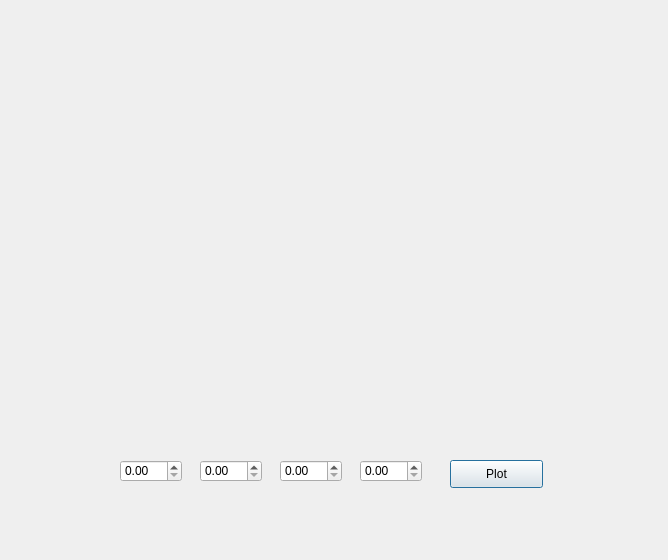
<?xml version="1.0" encoding="UTF-8"?>
<ui version="4.0">
 <class>Dialog6</class>
 <widget class="QDialog" name="Dialog6">
  <property name="geometry">
   <rect>
    <x>0</x>
    <y>0</y>
    <width>668</width>
    <height>560</height>
   </rect>
  </property>
  <property name="windowTitle">
   <string>Dialog</string>
  </property>
  <widget class="PieChartWidget" name="widget" native="true">
   <property name="geometry">
    <rect>
     <x>140</x>
     <y>80</y>
     <width>361</width>
     <height>311</height>
    </rect>
   </property>
  </widget>
  <widget class="QDoubleSpinBox" name="a_2">
   <property name="geometry">
    <rect>
     <x>200</x>
     <y>460</y>
     <width>62</width>
     <height>22</height>
    </rect>
   </property>
  </widget>
  <widget class="QDoubleSpinBox" name="a_3">
   <property name="geometry">
    <rect>
     <x>280</x>
     <y>460</y>
     <width>62</width>
     <height>22</height>
    </rect>
   </property>
  </widget>
  <widget class="QPushButton" name="plot_btn">
   <property name="geometry">
    <rect>
     <x>450</x>
     <y>460</y>
     <width>93</width>
     <height>28</height>
    </rect>
   </property>
   <property name="text">
    <string>Plot</string>
   </property>
  </widget>
  <widget class="QDoubleSpinBox" name="a_4">
   <property name="geometry">
    <rect>
     <x>360</x>
     <y>460</y>
     <width>62</width>
     <height>22</height>
    </rect>
   </property>
  </widget>
  <widget class="QDoubleSpinBox" name="a_1">
   <property name="geometry">
    <rect>
     <x>120</x>
     <y>460</y>
     <width>62</width>
     <height>22</height>
    </rect>
   </property>
  </widget>
 </widget>
 <customwidgets>
  <customwidget>
   <class>PieChartWidget</class>
   <extends>QWidget</extends>
   <header>piechartwidget.h</header>
   <container>1</container>
  </customwidget>
 </customwidgets>
 <resources/>
 <connections/>
</ui>
